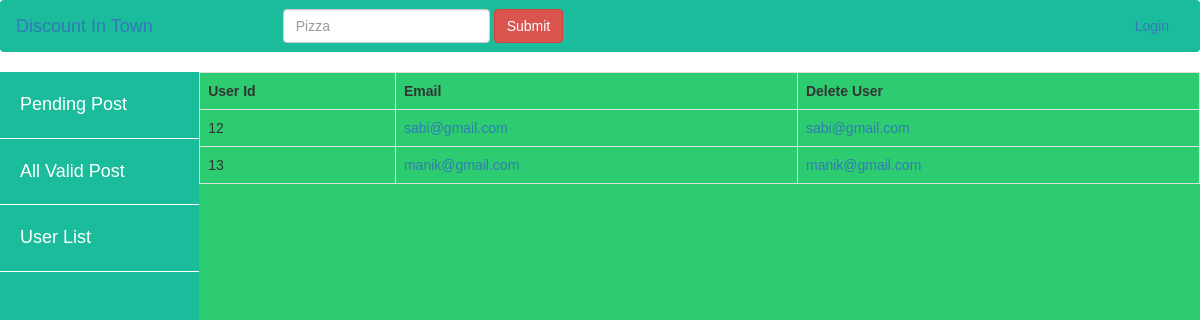
Page /userlist.php on the committed database.
### tables this page shows
CREATE TABLE `userinfo` (
  `id` int(30) NOT NULL,
  `firstname` varchar(30) NOT NULL,
  `lastname` varchar(30) NOT NULL,
  `email` varchar(30) NOT NULL,
  `pass` varchar(30) NOT NULL,
  `phone` varchar(11) NOT NULL,
  `usertype` int(2) NOT NULL DEFAULT '0',
  `regdate` date NOT NULL
);

### userlist.php (the view, shortened to what this page needs)
<?php
include('connect.php');
include('header.php');
?>
<body>
<div class="wrapper">
    <?php include('adminpanelsidebar.php')?>
    <div class="container-fluid admincontent bgg">
        <div class="row">
            <?php
            $sql = "SELECT * FROM userinfo where usertype = 0";
            $result = $con->query($sql);
            echo '<table class="table table-bordered">
                        <tr>
                            <th>User Id</th>
                            <th>Email</th>
                            <th>Delete User</th>
                         </tr>';
            while ($row = $result->fetch_assoc()){
                $id = $row['id'];
                $email = $row['email'];
                echo '<tr>'.
                    '<td>'. $id .'</td>' .
                    '<td>'. '<a href="adminuserallpost.php?id='.$id .'">'.$email.'</a>'  .'</td>'.
                    '<td>'. '<a href="userprofiledelete.php?id='.$id .'">'.$email.'</a>'  .'</td>';
                echo '</tr>';
            }
            echo '</table>';
            ?>
        </div>
    </div>
</div>
</body>
</html>

### css/style.css (style rules this page uses)
* { font-family: sans-serif; list-style: none; }
.bgg { background-color: #2ecc71; }
.wrapper { display: flex; width: 100%; }
.admincontent { width: 100%; }

### rows in the picture
userinfo: id "12", email "sabi@gmail.com"
userinfo: id "13", email "manik@gmail.com"
